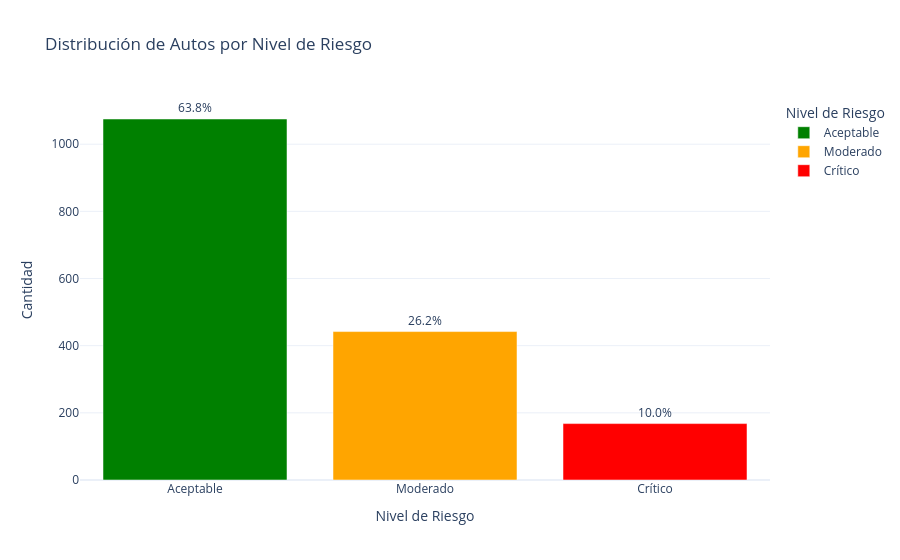

The cell this chart's notebook holds for it:
### Markdown cell above
### Descripción

Se realizó un modelo de regresión para estimar el precio esperado de cada vehículo considerando variables relevantes del mercado, como kilometraje, año, marca y combustible. A partir de este modelo, se comparó el precio publicado con el valor estimado para identificar posibles desviaciones.

### Interpretación

Este KPI permite detectar publicaciones cuyo precio real se desvía del valor estimado por el modelo de valorización. Los resultados muestran que un **36,4% de las publicaciones quedó fuera del rango esperado**, evidenciando diferencias relevantes entre el precio observado y el precio proyectado.

Dentro de estas desviaciones se identificaron **115 alertas críticas** y **296 alertas moderadas**, lo que indica la existencia de vehículos potencialmente sobrevalorados o subvalorados respecto a las condiciones generales del mercado.

### Propuesta estratégica

Implementar un sistema de monitoreo continuo de precios para detectar oportunamente publicaciones fuera de rango y reducir decisiones basadas únicamente en percepción comercial. Asimismo, se recomienda priorizar la revisión de alertas críticas y utilizar el modelo como apoyo en procesos de compra, valorización e inventario, fortaleciendo la consistencia de precios y disminuyendo el riesgo comercial.

### Code cell
import plotly.express as px

# ==========================================
# GRÁFICO — DISTRIBUCIÓN DE AUTOS POR RIESGO
# ==========================================

df_riesgo = (
    df_alertas["Riesgo"]
    .value_counts()
    .reset_index()
)

df_riesgo.columns = [
    "Nivel de Riesgo",
    "Cantidad"
]

df_riesgo["Porcentaje"] = (
    df_riesgo["Cantidad"]
    / df_alertas.shape[0]
    * 100
).round(1)

color_map = {
    "Aceptable": "green",
    "Moderado": "orange",
    "Crítico": "red"
}

fig = px.bar(
    df_riesgo,
    x="Nivel de Riesgo",
    y="Cantidad",
    color="Nivel de Riesgo",
    color_discrete_map=color_map,
    text="Porcentaje",
    title="Distribución de Autos por Nivel de Riesgo"
)

fig.update_traces(
    texttemplate="%{text:.1f}%",
    textposition="outside"
)

fig.update_layout(
    template="plotly_white",
    height=500,
    xaxis_title="Nivel de Riesgo",
    yaxis_title="Cantidad",
    legend_title="Nivel de Riesgo"
)

fig.show()

### Figure 1 — Plotly figure (JSON) as saved in the notebook; plotly's stock layout.template omitted (floating-point values rounded to 4 significant figures)
{"data": [{"hovertemplate": "Nivel de Riesgo=%{x}<br>Cantidad=%{y}<br>Porcentaje=%{text}<extra></extra>", "legendgroup": "Aceptable", "marker": {"color": "green", "pattern": {"shape": ""}}, "name": "Aceptable", "orientation": "v", "showlegend": true, "text": [63.8], "textposition": "outside", "texttemplate": "%{text:.1f}%", "type": "bar", "x": ["Aceptable"], "xaxis": "x", "y": [1075], "yaxis": "y"}, {"hovertemplate": "Nivel de Riesgo=%{x}<br>Cantidad=%{y}<br>Porcentaje=%{text}<extra></extra>", "legendgroup": "Moderado", "marker": {"color": "orange", "pattern": {"shape": ""}}, "name": "Moderado", "orientation": "v", "showlegend": true, "text": [26.2], "textposition": "outside", "texttemplate": "%{text:.1f}%", "type": "bar", "x": ["Moderado"], "xaxis": "x", "y": [442], "yaxis": "y"}, {"hovertemplate": "Nivel de Riesgo=%{x}<br>Cantidad=%{y}<br>Porcentaje=%{text}<extra></extra>", "legendgroup": "Crítico", "marker": {"color": "red", "pattern": {"shape": ""}}, "name": "Crítico", "orientation": "v", "showlegend": true, "text": [10.0], "textposition": "outside", "texttemplate": "%{text:.1f}%", "type": "bar", "x": ["Crítico"], "xaxis": "x", "y": [168], "yaxis": "y"}], "layout": {"autosize": true, "barmode": "relative", "legend": {"title": {"text": "Nivel de Riesgo"}, "tracegroupgap": 0}, "title": {"text": "Distribución de Autos por Nivel de Riesgo"}, "xaxis": {"anchor": "y", "autorange": true, "categoryarray": ["Aceptable", "Moderado", "Crítico"], "categoryorder": "array", "domain": [0, 1], "range": [-0.5, 2.5], "title": {"text": "Nivel de Riesgo"}, "type": "category"}, "yaxis": {"anchor": "x", "autorange": true, "domain": [0, 1], "range": [0, 1205.0], "title": {"text": "Cantidad"}, "type": "linear"}}}
